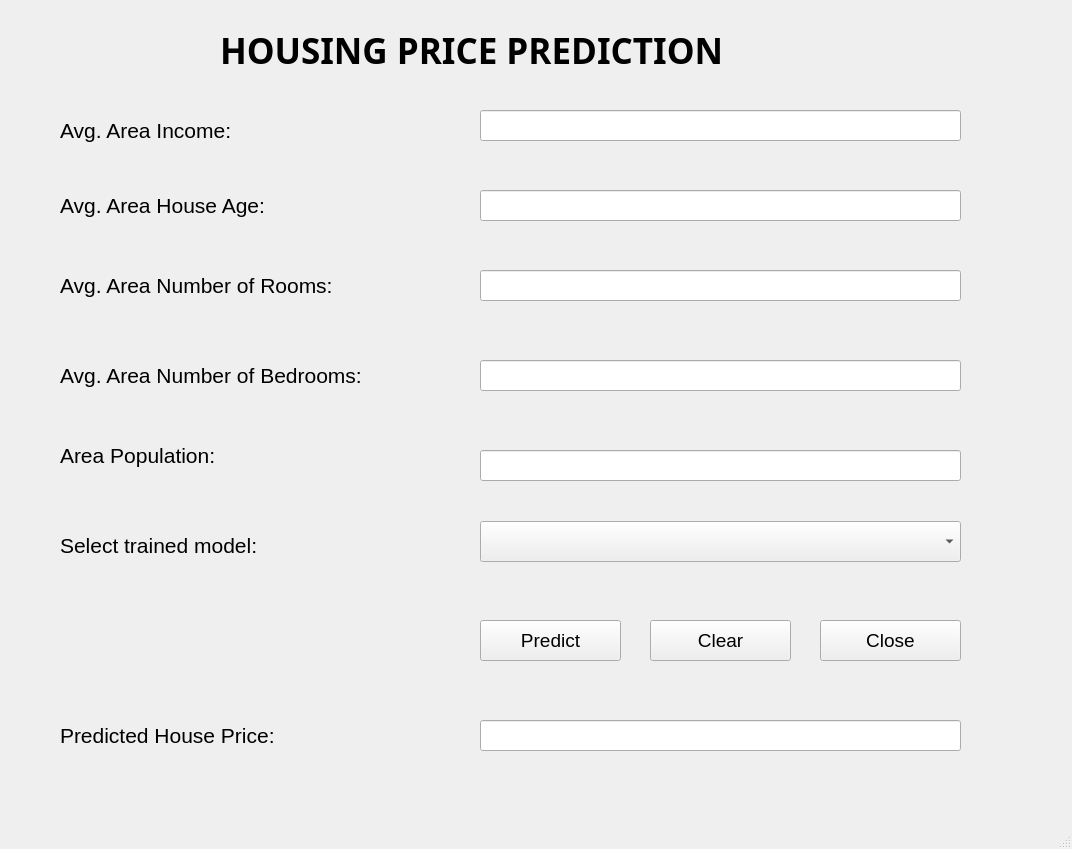
<?xml version="1.0" encoding="UTF-8"?>
<ui version="4.0">
 <class>MainWindow</class>
 <widget class="QMainWindow" name="MainWindow">
  <property name="geometry">
   <rect>
    <x>0</x>
    <y>0</y>
    <width>1072</width>
    <height>849</height>
   </rect>
  </property>
  <property name="windowTitle">
   <string>MainWindow</string>
  </property>
  <widget class="QWidget" name="centralwidget">
   <widget class="QLabel" name="label">
    <property name="geometry">
     <rect>
      <x>220</x>
      <y>0</y>
      <width>631</width>
      <height>101</height>
     </rect>
    </property>
    <property name="font">
     <font>
      <family>Segoe UI Black</family>
      <pointsize>26</pointsize>
      <weight>75</weight>
      <bold>true</bold>
     </font>
    </property>
    <property name="text">
     <string>HOUSING PRICE PREDICTION</string>
    </property>
   </widget>
   <widget class="QLabel" name="label_2">
    <property name="geometry">
     <rect>
      <x>60</x>
      <y>110</y>
      <width>271</width>
      <height>41</height>
     </rect>
    </property>
    <property name="font">
     <font>
      <pointsize>16</pointsize>
     </font>
    </property>
    <property name="text">
     <string>Avg. Area Income:</string>
    </property>
   </widget>
   <widget class="QLineEdit" name="lineEditAreaIncome">
    <property name="geometry">
     <rect>
      <x>480</x>
      <y>110</y>
      <width>481</width>
      <height>31</height>
     </rect>
    </property>
   </widget>
   <widget class="QLabel" name="label_3">
    <property name="geometry">
     <rect>
      <x>60</x>
      <y>190</y>
      <width>271</width>
      <height>31</height>
     </rect>
    </property>
    <property name="font">
     <font>
      <pointsize>16</pointsize>
     </font>
    </property>
    <property name="text">
     <string>Avg. Area House Age:</string>
    </property>
   </widget>
   <widget class="QLabel" name="label_4">
    <property name="geometry">
     <rect>
      <x>60</x>
      <y>270</y>
      <width>361</width>
      <height>31</height>
     </rect>
    </property>
    <property name="font">
     <font>
      <pointsize>16</pointsize>
     </font>
    </property>
    <property name="text">
     <string>Avg. Area Number of Rooms:</string>
    </property>
   </widget>
   <widget class="QLabel" name="label_5">
    <property name="geometry">
     <rect>
      <x>60</x>
      <y>360</y>
      <width>381</width>
      <height>31</height>
     </rect>
    </property>
    <property name="font">
     <font>
      <pointsize>16</pointsize>
     </font>
    </property>
    <property name="text">
     <string>Avg. Area Number of Bedrooms:</string>
    </property>
   </widget>
   <widget class="QLabel" name="label_6">
    <property name="geometry">
     <rect>
      <x>60</x>
      <y>440</y>
      <width>381</width>
      <height>31</height>
     </rect>
    </property>
    <property name="font">
     <font>
      <pointsize>16</pointsize>
     </font>
    </property>
    <property name="text">
     <string>Area Population:</string>
    </property>
   </widget>
   <widget class="QLineEdit" name="lineEditAreaHouseAge">
    <property name="geometry">
     <rect>
      <x>480</x>
      <y>190</y>
      <width>481</width>
      <height>31</height>
     </rect>
    </property>
   </widget>
   <widget class="QLineEdit" name="lineEditAreaNumberofRooms">
    <property name="geometry">
     <rect>
      <x>480</x>
      <y>270</y>
      <width>481</width>
      <height>31</height>
     </rect>
    </property>
   </widget>
   <widget class="QLineEdit" name="lineEditAreaNumberofBedrooms">
    <property name="geometry">
     <rect>
      <x>480</x>
      <y>360</y>
      <width>481</width>
      <height>31</height>
     </rect>
    </property>
   </widget>
   <widget class="QLineEdit" name="lineEditAreaPopulation">
    <property name="geometry">
     <rect>
      <x>480</x>
      <y>450</y>
      <width>481</width>
      <height>31</height>
     </rect>
    </property>
   </widget>
   <widget class="QPushButton" name="pushButtonPredict">
    <property name="geometry">
     <rect>
      <x>480</x>
      <y>620</y>
      <width>141</width>
      <height>41</height>
     </rect>
    </property>
    <property name="font">
     <font>
      <pointsize>14</pointsize>
     </font>
    </property>
    <property name="text">
     <string>Predict</string>
    </property>
   </widget>
   <widget class="QPushButton" name="pushButtonClear">
    <property name="geometry">
     <rect>
      <x>650</x>
      <y>620</y>
      <width>141</width>
      <height>41</height>
     </rect>
    </property>
    <property name="font">
     <font>
      <pointsize>14</pointsize>
     </font>
    </property>
    <property name="text">
     <string>Clear</string>
    </property>
   </widget>
   <widget class="QPushButton" name="pushButtonClose">
    <property name="geometry">
     <rect>
      <x>820</x>
      <y>620</y>
      <width>141</width>
      <height>41</height>
     </rect>
    </property>
    <property name="font">
     <font>
      <pointsize>14</pointsize>
     </font>
    </property>
    <property name="text">
     <string>Close</string>
    </property>
   </widget>
   <widget class="QLineEdit" name="lineEditPredictedHousePrice">
    <property name="geometry">
     <rect>
      <x>480</x>
      <y>720</y>
      <width>481</width>
      <height>31</height>
     </rect>
    </property>
    <property name="clearButtonEnabled">
     <bool>false</bool>
    </property>
   </widget>
   <widget class="QLabel" name="label_7">
    <property name="geometry">
     <rect>
      <x>60</x>
      <y>720</y>
      <width>381</width>
      <height>31</height>
     </rect>
    </property>
    <property name="font">
     <font>
      <pointsize>16</pointsize>
     </font>
    </property>
    <property name="text">
     <string>Predicted House Price:</string>
    </property>
   </widget>
   <widget class="QLabel" name="label_8">
    <property name="geometry">
     <rect>
      <x>60</x>
      <y>530</y>
      <width>381</width>
      <height>31</height>
     </rect>
    </property>
    <property name="font">
     <font>
      <pointsize>16</pointsize>
     </font>
    </property>
    <property name="text">
     <string>Select trained model:</string>
    </property>
   </widget>
   <widget class="QComboBox" name="comboBoxTrainedmodel">
    <property name="geometry">
     <rect>
      <x>480</x>
      <y>521</y>
      <width>481</width>
      <height>41</height>
     </rect>
    </property>
    <property name="font">
     <font>
      <pointsize>14</pointsize>
     </font>
    </property>
   </widget>
  </widget>
  <widget class="QMenuBar" name="menubar">
   <property name="geometry">
    <rect>
     <x>0</x>
     <y>0</y>
     <width>1072</width>
     <height>26</height>
    </rect>
   </property>
  </widget>
  <widget class="QStatusBar" name="statusbar"/>
 </widget>
 <resources/>
 <connections/>
</ui>
